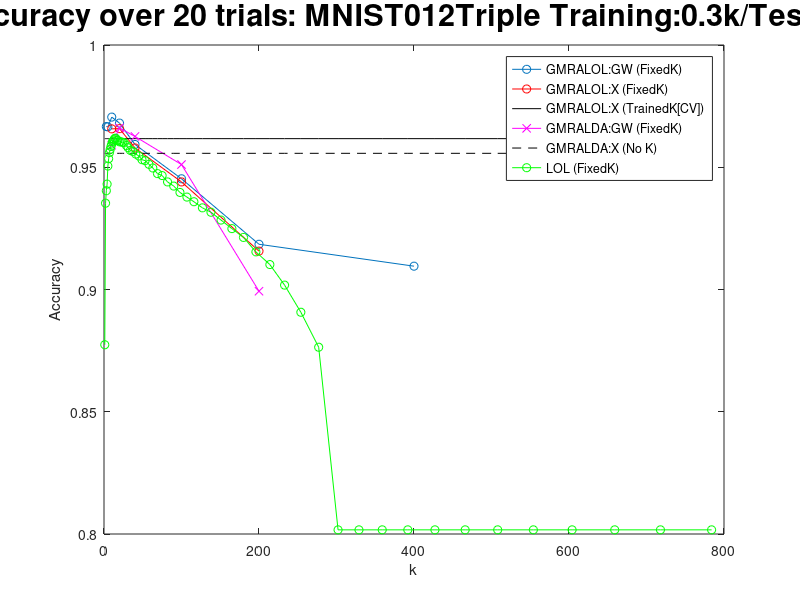
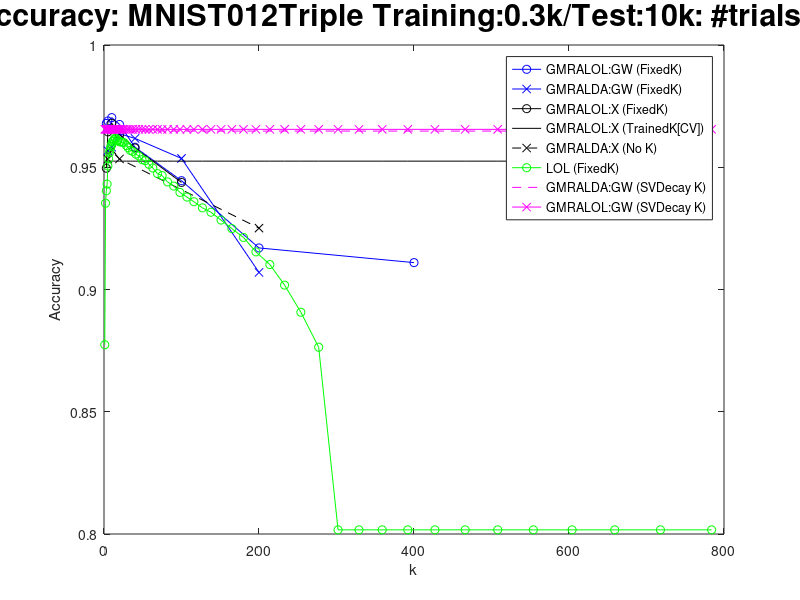
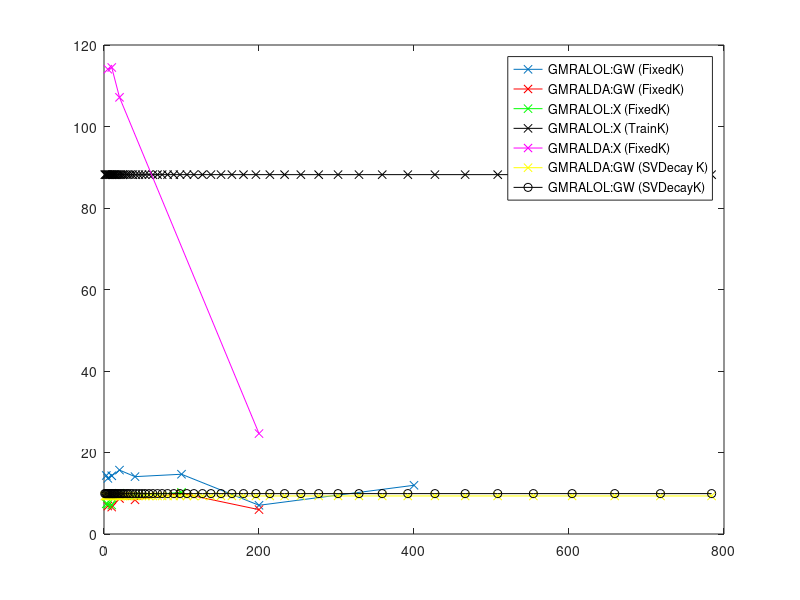

Reproduce these figures in MATLAB, in order.
close all;

ACC_GMRALOL_GW =[0.96665 0.96651 0.97051 0.96806 0.95932 0.94529 0.91850 0.90954]
k = [3 5 10 20 40 100 200 400];
figure;
plot(k, ACC_GMRALOL_GW, 'o-')
title('Accuracy over 20 trials: MNIST012Triple Training:0.3k/Test:10k', 'FontSize', 22)
xlabel('k')
ylabel('Accuracy')

ACC_GMRALOL_X = [0.9657 0.9658 0.9579 0.9440 0.9157]
k = [10 20 40 100 200]
hold on; plot(k, ACC_GMRALOL_X, 'ro-')

ks = [  1     2     3     4     5     6     7     8     9    10    11    12    13    14    15    17    18    20    22    24    26    29    31    34    37    41, ... 
    45    49    53    58    63    69    75    82    90    98   107   116   127   138   151   165   180   196   214   233   254   277   302   329   359   392, ...
   427   466   508   554   604   659   718   784];

ACC_GMRALOL_X_TrainK = 0.9617;
hold on; plot(ks, repmat(ACC_GMRALOL_X_TrainK, size(ks)), 'k-')

ACC_GMRALDA_GW = [ 0.9590 0.9661 0.9626 0.9511 0.8993];
k = [ 10 20 40 100 200]
hold on; plot(k, ACC_GMRALDA_GW, 'mx-')
ACC_GMRALDA_X = 0.9557;
hold on; plot(ks, repmat(ACC_GMRALDA_X, size(ks)), 'k--')

ACC_LOL = [0.8774
    0.9353
    0.9404
    0.9431
    0.9505
    0.9535
    0.9560
    0.9573
    0.9585
    0.9595
    0.9605
    0.9608
    0.9613
    0.9618
    0.9619
    0.9611
    0.9609
    0.9604
    0.9604
    0.9602
    0.9600
    0.9589
    0.9580
    0.9569
    0.9565
    0.9554
    0.9546
    0.9531
    0.9527
    0.9512
    0.9497
    0.9474
    0.9466
    0.9440
    0.9423
    0.9397
    0.9378
    0.9359
    0.9334
    0.9316
    0.9284
    0.9249
    0.9213
    0.9154
    0.9102
    0.9018
    0.8907
    0.8764
    0.8017
    0.8017
    0.8017
    0.8017
    0.8017
    0.8017
    0.8017
    0.8017
    0.8017
    0.8017
    0.8017
    0.8017];

hold on; plot(ks, ACC_LOL, 'go-')


legend('GMRALOL:GW (FixedK)', 'GMRALOL:X (FixedK)', 'GMRALOL:X (TrainedK[CV])','GMRALDA:GW (FixedK)','GMRALDA:X (No K)', 'LOL (FixedK)')


% 1. GMRALOL:GW (FixedK)	LDA_traintest, local_LOL_analysis, ~UseLOL, ~UseX
%                             1,                 1,           0,     0, 
% 2. GMRALOL: X (FixedK)	local_SVD_analysis, UseLOL, UseX, LDA_traintest
% 3. GMRALOL: X (TrainedK)	local_SVD_analysis, ~UseLOL, UseX, LOL_traintest
% 4. GMRALDA:GW (FixedK)	LDA_traintest,  local_SVD_analysis, ~UseLOL, ~UseX
%                                1,                 0,              0,     0 
% 5. GMRALDA: X (No K)		local_SVD_analysis, ~UseLOL, UseX, LDA_traintest
% 6. LOL



% 2nd TRY: N = 40;
% GMRALOL_GW: LDA_test 1, local_LOL_analysis 1, UseLOL 0, UseX 0
ACC_GMRALOL_GW_2 =   [0.9679 0.9689 0.9703  0.9675 0.9582  0.9445   0.9170 0.9110];
STD_ACC_GMRALOL_GW = [0.0064 0.0049 0.0066  0.0048 0.0071  0.0059   0.0075 0.0407];
k = [3 5 10 20 40 100 200 400];
Timing_GMRALOL_GW = [14.3562 13.6465  14.2837   15.6790 14.0767 14.6649  7.0487 11.9562];
Timing_GMRA_GMRALOL_GW = [9.0197 8.4523 8.9723 8.2803 7.0418   6.3813  1.9865 2.3363];
figure;
plot(k, ACC_GMRALOL_GW_2, 'bo-')
hold on;

% GMRALDA_GW: LDA_test 1, local_LOL_analysis 0, UseLOL 0, UseX 0
% N = 40;
ACC_GMRALDA_GW_2 = [ 0.9568 0.9582 0.9637  0.9618 0.9536 0.9070];
STD_ACC_GMRALOL_GW = [ 0.0138 0.0133 0.0083 0.0062 0.0050 0.0406];
k = [5 10 20 40 100 200];
Timing_GMRALDA_GW = [ 6.8490 6.5993 8.7088 8.3792 9.9812  5.9775];
Timing_GMRA_GMRALDA_GW = [ 1.3380 1.3887 1.4785 1.6105 2.0650  1.1835];
plot(k, ACC_GMRALDA_GW_2, 'bx-');
hold on;

% GMRALOL_X (FixedK): LDA_test 1, local_LOL_analysis 0, UseLOL 1, UseX 1
ACC_GMRALOL_X_2 =   [0.9496 0.9645 0.9680 0.9633 0.9579 0.9438 ];
STD_ACC_GMRALOL_X = [0.0097 0.0082 0.0056  0.0066 0.0080 0.0058 ];
k = [3 5 10 20 40 100 ];
Timing_GMRALOL_X = [7.4155 7.2812 7.1120  9.9882 9.4085 10.2040];
Timing_GMRA_GMRALOL_X = [1.3008 1.3228 1.3470 1.5395 1.6702 2.0055];
Timing_LOL_GMRALOL_X = [0.4212 0.3920 0.3918 0.4185 0.3977 0.3860];
plot(k, ACC_GMRALOL_X_2, 'ko-');
hold on;

% GMRALOL_X (TrainK): LOL_test 5, local_LOL_analysis 0, UseLOL 0, UseX 1
ACC_GMRALOL_X_TrainK_2 =   [0.9525 ];
STD_ACC_GMRALOL_X_TrainK = [0.0143 ];
Timing_GMRALOL_X_TrainK = [88.1878 ];
Timing_GMRA_GMRALOL_X_TrainK = [1.2650 ];
plot(ks, repmat(ACC_GMRALOL_X_TrainK_2, size(ks)), 'k-')
hold on;
% The accuracy value is less than the previous trial N = 20. Check why
% => ok, if I run N= 20 again, I get a higher value, its just N not big
% enough. N=40 again, I get the same 0.9525 accuracy.

% Is this CV the best method to do this? It takes so much time.
% Also, the flexibility of k enlarges the tree and mess the choice of picking the right active nodes up.

% Does the Accuracy get influenced by ManifoldDimension? It shouldn't..
%

% GMRALDA_X (No K): LDA_test 1, local_LOL_analysis 0, UseLOL 0, UseX 1
ACC_GMRALDA_X =   [ 0.9533 0.9571 0.9534 0.9251 ];
STD_ACC_GMRALDA_X = [ 0.0133 0.0080 0.0119 0.0133];
k = [ 5 10 20 200 ];
Timing_GMRALDA_X = [ 114.0545 114.4820 107.1535 24.6430];
Timing_GMRA_GMRALDA_X = [ 1.2730 1.3360 1.4005 1.1500 ];
plot(k, ACC_GMRALDA_X, 'kx--')
hold on;
% I ran k = 200 for N = 20 just to be sure that changing k would not
% affect this algorithm, but it does.
% The ManifoldDimension influence in the FGWT may not be reflected
% because we are using the original X. Then, what is changing it?
%


%CV Takes a aweful lot amount of time here as well.
%                     GW: 2
%                  graph: 0.7400
%                 nesdis: 0.0100
%                     CV: 116.5800
%                  Train: 1.9400
%         GMRAClassifier: 121.5800
%     GMRAClassifierTest: 4.2600

% LOL
hold on; plot(ks, ACC_LOL, 'go-')

% GMRA:LDA:GW (ManifoldDimension = 0)
ACC_GMRALDA_GW_MD0 =   [ 0.9648 ];
STD_ACC_GMRALDA_GW_MD0 = [ 0.0078 ];
Timing_GMRALDA_GW_MD0 = [ 9.3322 ];
Timing_GMRA_GMRALDA_GW_MD0 = [ 1.6643];
plot(ks, repmat(ACC_GMRALDA_GW_MD0, size(ks)), 'm--');
hold on;

% GMRA:LOL:GW (ManifoldDimension = 0)
ACC_GMRALOL_GW_MD0 = [ 0.9655 ];
STD_ACC_GMRALOL_GW_MD0 = [ 0.0074];
Timing_GMRALOL_GW_MD0 = [9.9105];
Timing_GRMA_GMRALOL_GW_MD0 = [ 2.0545];
plot(ks, repmat(ACC_GMRALOL_GW_MD0, size(ks)), 'mx-');
hold on;




% ACC_GMRALOL_GW_2
% ACC_GMRALDA_GW_2
% ACC_GMRALOL_X_2
% ACC_GMRALOL_X_TrainK_2
% ACC_GMRALDA_X
% ACC_GMRALDA_GW_MD0

legend('GMRALOL:GW (FixedK)', 'GMRALDA:GW (FixedK)', 'GMRALOL:X (FixedK)', ...
    'GMRALOL:X (TrainedK[CV])', ...
    'GMRALDA:X (No K)', 'LOL (FixedK)', ...
    'GMRALDA:GW (SVDecay K)', 'GMRALOL:GW (SVDecay K)')

title('Accuracy: MNIST012Triple Training:0.3k/Test:10k: #trials=40', 'FontSize', 22)
xlabel('k')
ylabel('Accuracy')

% Timing Plot
figure; 
k = [3 5 10 20 40 100 200 400];

plot(k, Timing_GMRALOL_GW, 'x-');
hold on;

k = [5 10 20 40 100 200];
plot(k, Timing_GMRALDA_GW, 'rx-');
hold on; 

k = [3 5 10 20 40 100 ];
plot(k, Timing_GMRALOL_X, 'gx-');
hold on;

plot(ks, repmat(Timing_GMRALOL_X_TrainK, size(ks)), 'kx-')
hold on;

k = [ 5 10 20 200 ];
plot(k, Timing_GMRALDA_X, 'mx-');
hold on;

plot(ks, repmat(Timing_GMRALDA_GW_MD0, size(ks)), 'yx-')
hold on;

plot(ks, repmat(Timing_GMRALOL_GW_MD0, size(ks)), 'ko-');

legend('GMRALOL:GW (FixedK)', 'GMRALDA:GW (FixedK)', 'GMRALOL:X (FixedK)', ...
    'GMRALOL:X (TrainK)', 'GMRALDA:X (FixedK)','GMRALDA:GW (SVDecay K)', ...
    'GMRALOL:GW (SVDecayK)')




%% ACC_CIFAR_T10kt10k (DataSet19); Ntrials=40;


%LOL
maxACC_CIFAR_T10kt10k_LOL= [0.3861];
STD_ACC_CIFAR_T10kt10k_LOL = []; % Fixed Dataset
min_ks = 56;
reqDim_SV = 50;
Timing_CIFAR_T10kt10k_LOL = [ 974.5292];
STD_Timing_CIFAR_T10kt10k_LOL = [3.0857];
% Timing is 974, but I felt it takes less time than GMRA:LDA_X, which was
% very long and was like 100.. Need to check on this.


%LDA

ACC_CIFAR_T10kt10k_LDA= [ 0.2618 ];
STD_ACC_CIFAR_T10kt10k_LDA = []; % Fixed data set
Timing_CIFAR_T10kt10k_LDA = [ 52.4235 ];
STD_Timing_CIFAR_T10kt10k_LDA = [0.7208];



